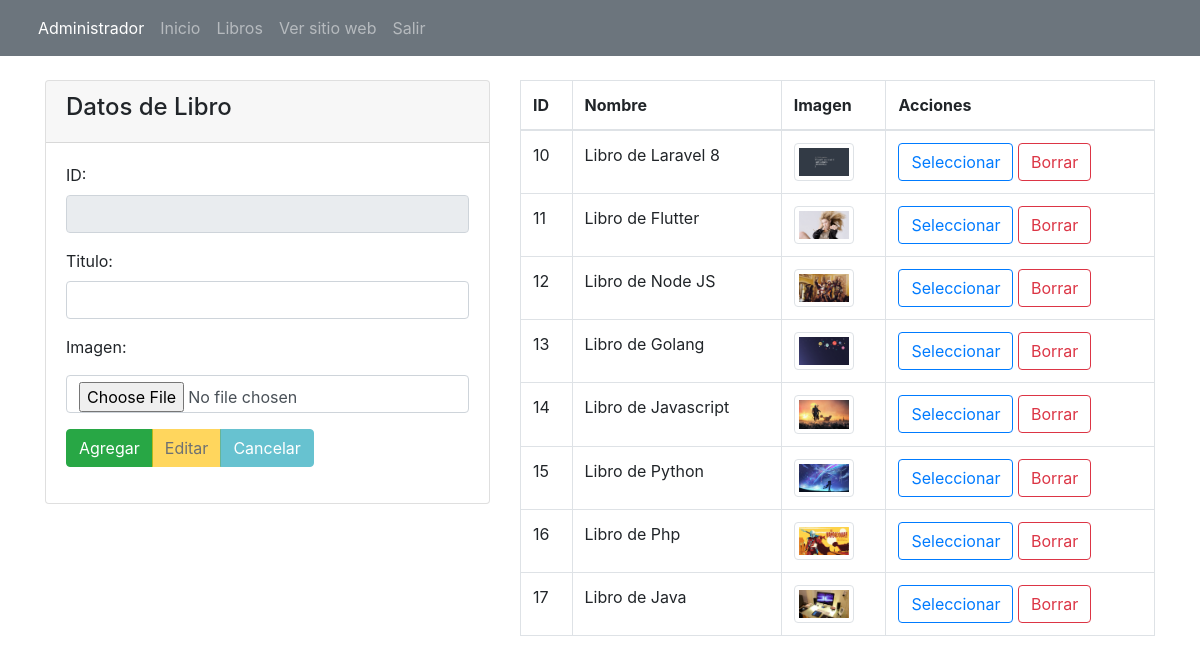
The page /admin/seccion/productos.php (signed in) on the database its author committed.
### tables this page shows
CREATE TABLE `libros` (
  `id` int(11) NOT NULL,
  `nombre` varchar(255) NOT NULL,
  `imagen` varchar(1000) NOT NULL
);

### admin/seccion/productos.php (the view, shortened to what this page needs)
<?php
require '../template/header.php';
$txtID = (isset($_POST['txtID'])) ? $_POST['txtID'] : '';
$txtNombre = (isset($_POST['txtNombre'])) ? $_POST['txtNombre'] : '';
$accion = (isset($_POST['accion'])) ? $_POST['accion'] : '';
require '../config/database.php';
$statement = $conexion->prepare("SELECT * FROM libros");
$statement->execute();
$listaLibros = $statement->fetchAll(PDO::FETCH_ASSOC);
?>
<div class="col-md-5">
    <div class="card">
        <div class="card-header">
            <h4>Datos de Libro</h4>
        </div>
        <div class="card-body">
            <form action="" method="post" enctype="multipart/form-data">
                <div class="form-group">
                    <label for="txtID">ID:</label>
                    <input type="text" required readonly name="txtID" id="txtID" value="<?php echo $txtID; ?>" class="form-control">
                </div>
                <div class="form-group">
                    <label for="txtNombre">Titulo:</label>
                    <input type="text" required name="txtNombre" id="txtNombre" value="<?php echo $txtNombre; ?>" class="form-control">
                </div>
                <div class="form-group">
                    <label for="txtImagen">Imagen:</label>
                    <br/>
                    <input type="file" name="txtImagen" id="txtImagen" value="" class="form-control mt-2">
                </div>
                <div class="form-group">
                    <div class="btn-group" role="group" aria-label="">
                        <button type="submit" name="accion" <?php echo ($accion == "Seleccionar") ? "disabled" : ""; ?> value="Agregar" class="btn btn-success">Agregar</button>
                        <button type="submit" name="accion" <?php echo ($accion != "Seleccionar") ? "disabled" : ""; ?> value="Editar" class="btn btn-warning">Editar</button>
                        <button type="submit" name="accion" <?php echo ($accion != "Seleccionar") ? "disabled" : ""; ?> value="Cancelar" class="btn btn-info">Cancelar</button>
                    </div>
                </div>
            </form>
        </div>
    </div>
</div>
<div class="col-md-7">
    <table class="table table-bordered">
        <thead>
        <tr>
            <th>ID</th>
            <th>Nombre</th>
            <th>Imagen</th>
            <th>Acciones</th>
        </tr>
        </thead>
        <tbody>
        <?php foreach ($listaLibros as $libro) { ?>
        <tr>
            <td><?php echo $libro['id']; ?></td>
            <td><?php echo $libro['nombre']; ?></td>
            <td>
                <img src="../../img/<?php echo $libro['imagen']; ?>" class="img-thumbnail rounded" width="60" alt="" srcset="">
            </td>
            <td>
                <form action="" method="post">
                    <input type="submit" name="accion" value="Seleccionar" class="btn btn-outline-primary">
                    <input type="submit" name="accion" value="Borrar" class="btn btn-outline-danger">
                </form>
            </td>
        </tr>
        <?php } ?>
        </tbody>
    </table>
</div>
<?php require '../template/footer.php'; ?>

### rows shown on the page
libros: id "10", nombre "Libro de Laravel 8", imagen (picture)
libros: id "11", nombre "Libro de Flutter", imagen (picture)
libros: id "12", nombre "Libro de Node JS", imagen (picture)
libros: id "13", nombre "Libro de Golang", imagen (picture)
libros: id "14", nombre "Libro de Javascript", imagen (picture)
libros: id "15", nombre "Libro de Python", imagen (picture)
libros: id "16", nombre "Libro de Php", imagen (picture)
libros: id "17", nombre "Libro de Java", imagen (picture)
